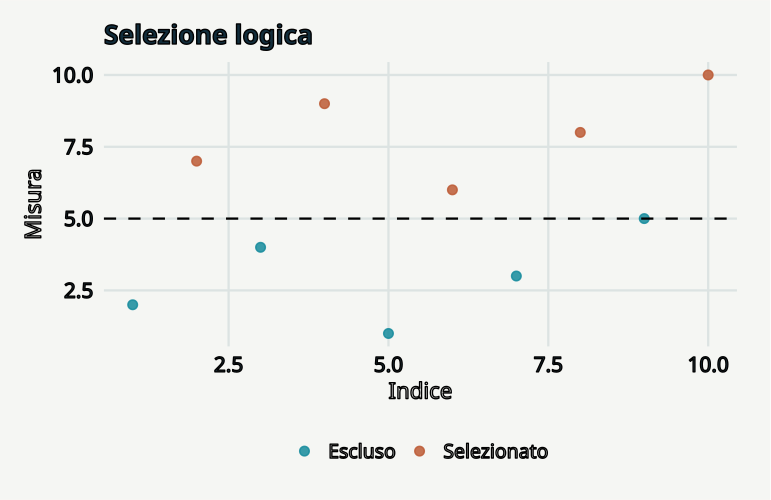

This figure's R source:
# GeoStat Lab — funzioni comuni. R >= 4.3; ggplot2 >= 3.4; jsonlite.
suppressPackageStartupMessages(library(ggplot2))
col_geo <- c('#168B9C','#BC5B35','#7054A4','#A17B19','#227864','#64748B')
theme_set(theme_minimal(base_size=17, base_family='sans') + theme(
  plot.background=element_rect(fill='#F5F6F3',colour=NA),
  panel.background=element_rect(fill='#F5F6F3',colour=NA),
  panel.grid.minor=element_blank(),panel.grid.major=element_line(colour='#DCE3E2'),
  plot.title=element_text(size=19,face='bold',colour='#122D3B'),
  plot.subtitle=element_text(size=13,colour='#405560',margin=margin(b=12)),
  axis.text=element_text(size=15,colour='#273E4A'),axis.title=element_text(size=16),
  legend.position='bottom',legend.title=element_blank(),legend.text=element_text(size=14),
  strip.text=element_text(size=15,face='bold'),plot.margin=margin(18,24,18,18)))
metric <- function(...) data.frame(grandezza=names(c(...)),valore=as.character(c(...)),check.names=FALSE)
f <- function(x,d=3) {out<-formatC(x,digits=d,format='fg');out[!is.finite(x)]<-'Non definito';out}
line_plot <- function(d,x='x',y='y',title='',xl=x,yl=y,group=NULL) {
 p<-ggplot(d,aes(x=.data[[x]],y=.data[[y]]))
 if(is.null(group)) p<-p+geom_line(colour=col_geo[1],linewidth=1.05) else p<-p+aes(colour=.data[[group]],group=.data[[group]])+geom_line(linewidth=1)+scale_colour_manual(values=col_geo)
 p+labs(title=title,x=xl,y=yl)
}
point_plot <- function(d,x='x',y='y',title='',xl=x,yl=y,group=NULL) {
 p<-ggplot(d,aes(x=.data[[x]],y=.data[[y]]))
 if(is.null(group))p<-p+geom_point(colour=col_geo[1],size=2.5,alpha=.8) else p<-p+aes(colour=.data[[group]])+geom_point(size=2.7,alpha=.85)+scale_colour_manual(values=col_geo)
 p+labs(title=title,x=xl,y=yl)
}
hist_plot<-function(x,title='',xl='Valore',bins=20)ggplot(data.frame(x=x),aes(x))+geom_histogram(bins=bins,fill=col_geo[1],colour='#F5F6F3')+labs(title=title,x=xl,y='Frequenza')
bar_plot<-function(d,x='gruppo',y='valore',title='',yl='Valore')ggplot(d,aes(x=.data[[x]],y=.data[[y]],fill=.data[[x]]))+geom_col(width=.65)+scale_fill_manual(values=rep(col_geo,length.out=length(unique(d[[x]])) ))+guides(fill='none')+labs(title=title,x=NULL,y=yl)
map_plot<-function(d,z='z',title='',xl='Est [km]',yl='Nord [km]')ggplot(d,aes(x,y,fill=.data[[z]]))+geom_raster()+coord_equal()+scale_fill_gradientn(colours=c('#153F56','#298C9C','#B8CDB2','#F1D889','#AD542F'))+labs(title=title,x=xl,y=yl)
acf_data<-function(x,lag=20){a<-acf(x,lag.max=min(lag,length(x)-1),plot=FALSE);data.frame(x=as.vector(a$lag)[-1],y=as.vector(a$acf)[-1])}
# AR(1), distribuzione marginale stazionaria N(0, 1).
ar_series<-function(n,rho){x<-numeric(n);x[1]<-rnorm(1);for(i in 2:n)x[i]<-rho*x[i-1]+sqrt(1-rho^2)*rnorm(1);x}
# Distanze euclidee in unità metriche già dichiarate; nessuna conversione implicita di CRS.
dist_cross<-function(a,b)sqrt(outer(a[,1],b[,1],'-')^2+outer(a[,2],b[,2],'-')^2)
# Predittore IDW: i punti coincidenti ricevono esattamente il valore osservato.
idw<-function(xy,z,new,power=2){dd<-dist_cross(new,xy);apply(dd,1,function(d)if(any(d<1e-10))mean(z[d<1e-10])else weighted.mean(z,d^(-power)))}
# CART didattico binario: divisioni assiali che minimizzano l'impurità di Gini.
cart_fit<-function(x,y,depth=2,minleaf=4){
 node<-list(p=mean(y),n=length(y));if(depth<1||length(unique(y))<2||length(y)<2*minleaf)return(node)
 best<-Inf
 for(j in seq_len(ncol(x))){v<-sort(unique(x[,j])); if(length(v)<2)next
  for(cut in (head(v,-1)+tail(v,-1))/2){left<-x[,j]<=cut;nl<-sum(left);nr<-sum(!left);if(min(nl,nr)<minleaf)next
   score<-nl*mean(y[left])*(1-mean(y[left]))+nr*mean(y[!left])*(1-mean(y[!left]))
   if(score<best){best<-score;node$j<-j;node$cut<-cut;split<-left}
  }
 }
 if(is.finite(best)){node$left<-cart_fit(x[split,,drop=FALSE],y[split],depth-1,minleaf);node$right<-cart_fit(x[!split,,drop=FALSE],y[!split],depth-1,minleaf)};node
}
cart_predict<-function(tree,x)apply(x,1,function(row){t<-tree;while(!is.null(t$j))t<-if(row[t$j]<=t$cut)t$left else t$right;t$p})

p <- list(cut = 5, seed = 17)
set.seed(p$seed)
x <- c(2, 7, 4, 9, 1, 6, 3, 8, 5, 10)

data <- data.frame(x = seq_along(x), y = x, stato = ifelse(x > p$cut, "Selezionato", "Escluso"))

plots <- list(point_plot(data, title = "Selezione logica", xl = "Indice", yl = "Misura", 
    group = "stato") + geom_hline(yintercept = p$cut, linetype = 2))

metrics <- metric(Selezionati = sum(x > p$cut), `Media selezionata` = if (any(x > p$cut)) f(mean(x[x > 
    p$cut])) else "Non definita")
print(metrics,row.names=FALSE)
ggplot2::ggsave('t00-tipi-A.svg',plots[[1]],device=svglite::svglite,width=7.7,height=5.0,bg='#F8F6F1')
